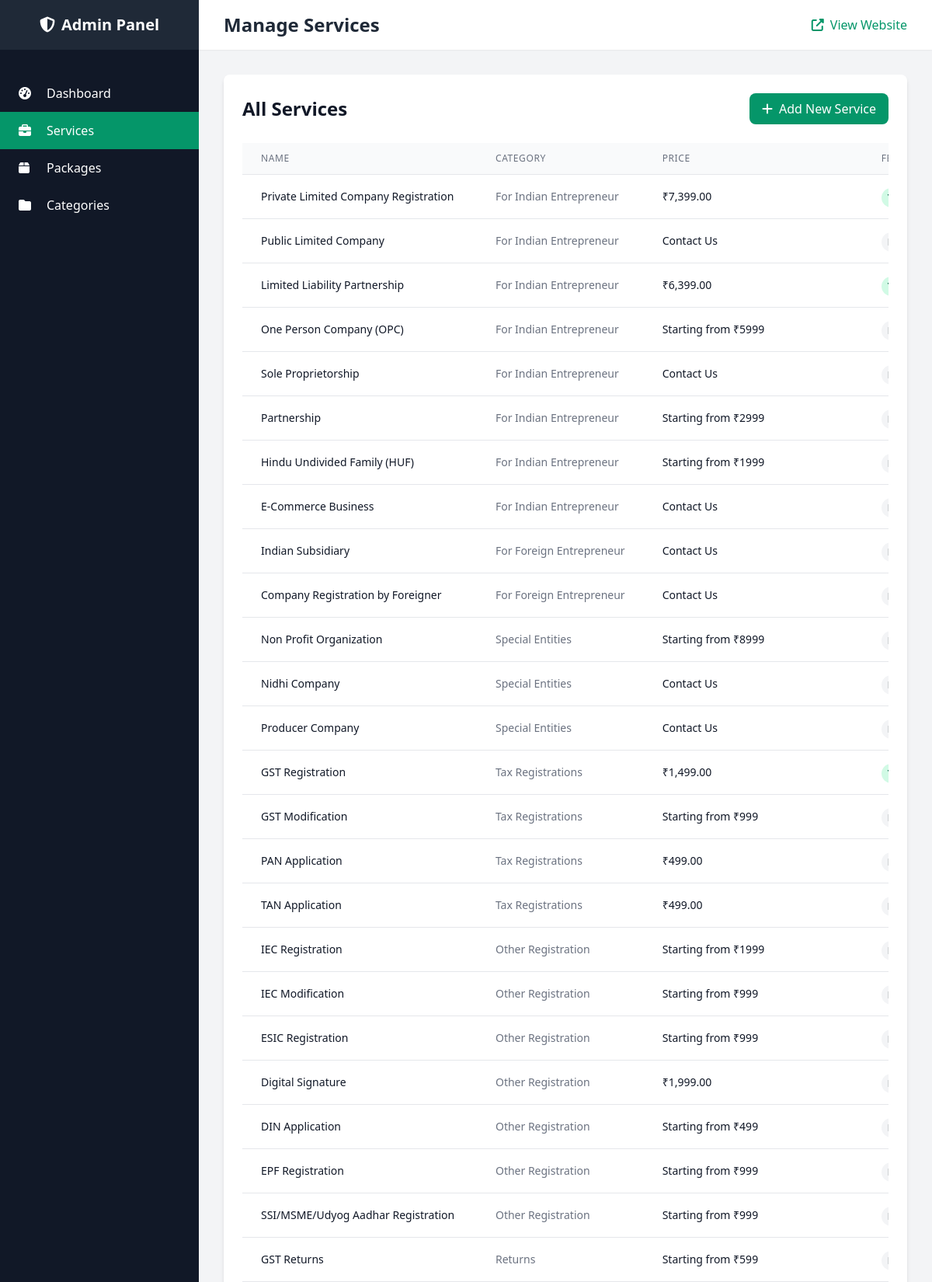
Screenshot of /statutory/admin/services.php (signed in, upper part) with the database file from the repository.
### tables this page shows
CREATE TABLE IF NOT EXISTS services (
  id INT AUTO_INCREMENT PRIMARY KEY,
  category_id INT NOT NULL,
  name VARCHAR(255) NOT NULL,
  description TEXT,
  price DECIMAL(10, 2) NULL,
  price_text VARCHAR(255) NULL,
  is_featured BOOLEAN DEFAULT FALSE,
  display_order INT NOT NULL DEFAULT 0,
  created_at TIMESTAMP DEFAULT CURRENT_TIMESTAMP,
  FOREIGN KEY (category_id) REFERENCES service_categories(id) ON DELETE CASCADE,
  INDEX idx_category_id (category_id),
  INDEX idx_display_order (display_order)
);

CREATE TABLE IF NOT EXISTS service_categories (
  id INT AUTO_INCREMENT PRIMARY KEY,
  name VARCHAR(255) UNIQUE NOT NULL,
  description TEXT,
  display_order INT NOT NULL DEFAULT 0,
  status ENUM('active', 'inactive') DEFAULT 'active',
  created_at TIMESTAMP DEFAULT CURRENT_TIMESTAMP
);

### statutory/config/database.php (called while the page is built, shortened)
<?php
class Database {
    private static $instance = null;
    private $conn;
    private function __construct() {
        try {
            if (DB_TYPE === 'pgsql') {
                $dsn = "pgsql:host=" . DB_HOST . ";port=" . DB_PORT . ";dbname=" . DB_NAME;
            } else {
                $dsn = "mysql:host=" . DB_HOST . ";port=" . DB_PORT . ";dbname=" . DB_NAME . ";charset=utf8mb4";
            }
            $this->conn = new PDO($dsn, DB_USER, DB_PASS);
            $this->conn->setAttribute(PDO::ATTR_ERRMODE, PDO::ERRMODE_EXCEPTION);
            $this->conn->setAttribute(PDO::ATTR_DEFAULT_FETCH_MODE, PDO::FETCH_ASSOC);
        } catch(PDOException $e) {
            error_log("Database connection failed: " . $e->getMessage());
            die("Database connection failed. Please check your configuration.");
        }
    }
    public static function getInstance() {
        if (self::$instance === null) {
            self::$instance = new self();
        }
        return self::$instance;
    }
    public function getConnection() {
        return $this->conn;
    }
}

### statutory/admin/config/database.php (called while the page is built, shortened)
<?php
require_once __DIR__ . '/../../config/database.php';
class AdminDatabase {
    private $conn;
    public function __construct() {
        $db = Database::getInstance();
        $this->conn = $db->getConnection();
    }
    public function getAllServicesWithCategory() {
        try {
            $stmt = $this->conn->prepare("
                SELECT s.*, sc.name as category_name
                FROM services s
                LEFT JOIN service_categories sc ON s.category_id = sc.id
                ORDER BY sc.display_order, s.display_order
            ");
            $stmt->execute();
            return $stmt->fetchAll();
        } catch(PDOException $e) {
            error_log("Error fetching services: " . $e->getMessage());
            return [];
        }
    }
}
$adminDb = new AdminDatabase();

### statutory/admin/services.php (the view, shortened to what this page needs)
<?php
require_once __DIR__ . '/config/database.php';
require_once __DIR__ . '/includes/header.php';
$action = $_GET['action'] ?? 'list';
$services = $adminDb->getAllServicesWithCategory();
?>
<?php if ($action === 'list'): ?>
    <div class="bg-white rounded-lg shadow-md p-6">
        <div class="flex justify-between items-center mb-6">
            <h3 class="text-2xl font-bold text-gray-900">All Services</h3>
            <a href="?action=add" class="bg-emerald-600 text-white px-4 py-2 rounded-lg hover:bg-emerald-700 transition-colors">
                <i class="fas fa-plus mr-2"></i>Add New Service
            </a>
        </div>
        <div class="overflow-x-auto">
            <table class="min-w-full divide-y divide-gray-200">
                <thead class="bg-gray-50">
                    <tr>
                        <th class="px-6 py-3 text-left text-xs font-medium text-gray-500 uppercase tracking-wider">Name</th>
                        <th class="px-6 py-3 text-left text-xs font-medium text-gray-500 uppercase tracking-wider">Category</th>
                        <th class="px-6 py-3 text-left text-xs font-medium text-gray-500 uppercase tracking-wider">Price</th>
                        <th class="px-6 py-3 text-left text-xs font-medium text-gray-500 uppercase tracking-wider">Featured</th>
                    </tr>
                </thead>
                <tbody class="bg-white divide-y divide-gray-200">
                    <?php foreach ($services as $svc): ?>
                        <tr>
                            <td class="px-6 py-4 whitespace-nowrap">
                                <div class="text-sm font-medium text-gray-900"><?php echo htmlspecialchars($svc['name']); ?></div>
                            </td>
                            <td class="px-6 py-4 whitespace-nowrap">
                                <div class="text-sm text-gray-500"><?php echo htmlspecialchars($svc['category_name'] ?? 'N/A'); ?></div>
                            </td>
                            <td class="px-6 py-4 whitespace-nowrap">
                                <div class="text-sm text-gray-900">
                                    <?php
                                    if (!empty($svc['price_text'])) {
                                        echo htmlspecialchars($svc['price_text']);
                                    } elseif (!empty($svc['price'])) {
                                        echo '₹' . number_format($svc['price'], 2);
                                    } else {
                                        echo 'Contact Us';
                                    }
                                    ?>
                                </div>
                            </td>
                            <td class="px-6 py-4 whitespace-nowrap">
                                <?php if ($svc['is_featured']): ?>
                                    <span class="px-2 py-1 text-xs font-semibold rounded-full bg-emerald-100 text-emerald-800">Yes</span>
                                <?php else: ?>
                                    <span class="px-2 py-1 text-xs font-semibold rounded-full bg-gray-100 text-gray-800">No</span>
                                <?php endif; ?>
                            </td>
                        </tr>
                    <?php endforeach; ?>
                </tbody>
            </table>
        </div>
    </div>
<?php endif; ?>
<?php require_once __DIR__ . '/includes/footer.php'; ?>

### rows the page displays
services: name "Private Limited Company Registration", category.name "For Indian Entrepreneur", price "7,399.00"
services: name "Public Limited Company", category.name "For Indian Entrepreneur", price_text "Contact Us"
services: name "Limited Liability Partnership", category.name "For Indian Entrepreneur", price "6,399.00"
services: name "One Person Company (OPC)", category.name "For Indian Entrepreneur", price_text "Starting from ₹5999"
services: name "Sole Proprietorship", category.name "For Indian Entrepreneur", price_text "Contact Us"
services: name "Partnership", category.name "For Indian Entrepreneur", price_text "Starting from ₹2999"
services: name "Hindu Undivided Family (HUF)", category.name "For Indian Entrepreneur", price_text "Starting from ₹1999"
services: name "E-Commerce Business", category.name "For Indian Entrepreneur", price_text "Contact Us"
services: name "Indian Subsidiary", category.name "For Foreign Entrepreneur", price_text "Contact Us"
services: name "Company Registration by Foreigner", category.name "For Foreign Entrepreneur", price_text "Contact Us"
services: name "Non Profit Organization", category.name "Special Entities", price_text "Starting from ₹8999"
services: name "Nidhi Company", category.name "Special Entities", price_text "Contact Us"
services: name "Producer Company", category.name "Special Entities", price_text "Contact Us"
services: name "GST Registration", category.name "Tax Registrations", price "1,499.00"
services: name "GST Modification", category.name "Tax Registrations", price_text "Starting from ₹999"
services: name "PAN Application", category.name "Tax Registrations", price "499.00"
services: name "TAN Application", category.name "Tax Registrations", price "499.00"
services: name "IEC Registration", category.name "Other Registration", price_text "Starting from ₹1999"
services: name "IEC Modification", category.name "Other Registration", price_text "Starting from ₹999"
services: name "ESIC Registration", category.name "Other Registration", price_text "Starting from ₹999"
services: name "Digital Signature", category.name "Other Registration", price "1,999.00"
services: name "DIN Application", category.name "Other Registration", price_text "Starting from ₹499"
services: name "EPF Registration", category.name "Other Registration", price_text "Starting from ₹999"
services: name "SSI/MSME/Udyog Aadhar Registration", category.name "Other Registration", price_text "Starting from ₹999"
services: name "GST Returns", category.name "Returns", price_text "Starting from ₹599"

### other values shown
$pageTitle "Manage Services"
